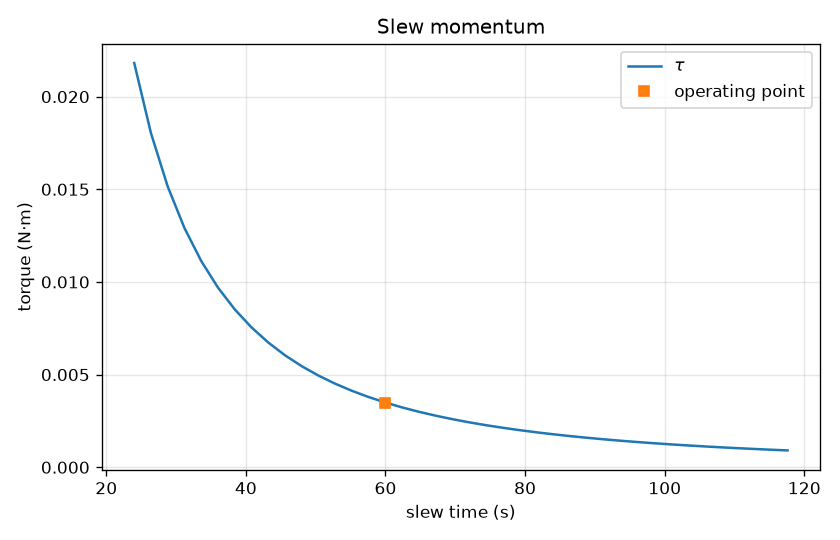

The script that drew this image:
#!/usr/bin/env python3
"""Rest-to-rest slew impulse, or disturbance momentum storage. Not both at once."""

from __future__ import annotations

import argparse
import math
import sys
import tempfile
from pathlib import Path

PLOT_TITLE = "Slew momentum"
SKILL_DIR = Path(__file__).resolve().parent
ASSUMPTIONS = (
    "slew mode is a rest-to-rest turn with equal acceleration and deceleration "
    "times about one principal axis, tau = 4*I*theta/t^2 and angular impulse "
    "2*I*theta/t, from dH/dt = L in NASA SP-8024; disturbance mode stores "
    "H = T*tau for one constant torque held over the stated duration; the two "
    "modes are separate runs"
)


def print_kv(key: str, value: object) -> None:
    if isinstance(value, float):
        text = f"{value:.8g}"
    else:
        text = str(value)
    print(f"{key}: {text}")


def slew_torque(inertia: float, angle: float, time_s: float) -> float:
    """rest_to_rest_slew_torque."""
    return 4.0 * inertia * angle / time_s ** 2


def slew_impulse(inertia: float, angle: float, time_s: float) -> float:
    """rest_to_rest_slew_impulse. Magnitude of one half-maneuver, I*delta_omega."""
    return 2.0 * inertia * angle / time_s


def disturbance_momentum(torque: float, duration_s: float) -> float:
    """disturbance_momentum_storage: H = T*tau."""
    return torque * duration_s


def emit(rows: list[tuple[str, float | str]], graph: Path | None) -> None:
    print_kv("assumptions", ASSUMPTIONS)
    for key, value in rows:
        print_kv(key, value)
    if graph is not None:
        print_kv("graph", str(graph))


def write_slew_plot(inertia: float, angle: float, time_s: float, out_path: Path) -> None:
    import matplotlib.pyplot as plt

    times = [time_s * (0.4 + 0.04 * i) for i in range(40)]
    torques = [slew_torque(inertia, angle, t) for t in times]
    fig, ax = plt.subplots(figsize=(7.0, 4.5))
    ax.plot(times, torques, color="C0", label=r"$\tau$")
    ax.plot(time_s, slew_torque(inertia, angle, time_s), "s", color="C1", label="operating point")
    ax.set_xlabel("slew time (s)")
    ax.set_ylabel("torque (N·m)")
    ax.set_title(PLOT_TITLE)
    ax.grid(True, alpha=0.3)
    ax.legend()
    fig.tight_layout()
    out_path.parent.mkdir(parents=True, exist_ok=True)
    fig.savefig(out_path, dpi=120)
    plt.close(fig)


def write_disturbance_plot(torque: float, duration_s: float, out_path: Path) -> None:
    import matplotlib.pyplot as plt

    durations = [duration_s * (0.2 + 0.05 * i) for i in range(30)]
    stored = [disturbance_momentum(torque, t) for t in durations]
    fig, ax = plt.subplots(figsize=(7.0, 4.5))
    ax.plot(durations, stored, color="C0", label=r"$H$")
    ax.plot(duration_s, disturbance_momentum(torque, duration_s), "s", color="C1", label="operating point")
    ax.set_xlabel("duration (s)")
    ax.set_ylabel("stored momentum (N·m·s)")
    ax.set_title(PLOT_TITLE)
    ax.grid(True, alpha=0.3)
    ax.legend()
    fig.tight_layout()
    out_path.parent.mkdir(parents=True, exist_ok=True)
    fig.savefig(out_path, dpi=120)
    plt.close(fig)


def run_check() -> int:
    def fail(msg: str) -> int:
        print(f"check: fail: {msg}", file=sys.stderr)
        return 1

    # 90 deg in 60 s with I = 2 kg m^2.
    inertia = 2.0
    angle = math.pi / 2.0
    time_s = 60.0
    tau = slew_torque(inertia, angle, time_s)
    impulse = slew_impulse(inertia, angle, time_s)
    if abs(tau - 4.0 * inertia * angle / time_s ** 2) > 1e-12:
        return fail("slew torque")
    if abs(impulse - tau * time_s / 2.0) > 1e-12:
        return fail("impulse is torque times half the slew time")
    # Peak rate is 2*theta/t, so impulse = I * peak rate.
    if abs(impulse - inertia * (2.0 * angle / time_s)) > 1e-12:
        return fail("impulse equals I times peak rate")
    # Disturbance: 1e-4 N m for one 5400 s orbit.
    stored = disturbance_momentum(1.0e-4, 5400.0)
    if abs(stored - 0.54) > 1e-12:
        return fail("disturbance momentum")
    code = main(["--inertia", "2", "--angle", "1", "--time", "10", "--torque", "1e-4", "--duration", "100"])
    if code == 0:
        return fail("mixed modes were accepted")
    with tempfile.TemporaryDirectory() as tmp:
        slew_path = Path(tmp) / "slew.png"
        dist_path = Path(tmp) / "dist.png"
        if main(["--inertia", "2", "--angle", str(angle), "--time", "60", "--out", str(slew_path)]) != 0:
            return fail("slew plot run")
        if main(["--torque", "1e-4", "--duration", "5400", "--out", str(dist_path)]) != 0:
            return fail("disturbance plot run")
        if slew_path.stat().st_size < 1000 or dist_path.stat().st_size < 1000:
            return fail("plot missing")
    print("check: pass")
    print_kv("tau_N_m", tau)
    print_kv("H_slew_N_m_s", impulse)
    print_kv("H_dist_N_m_s", stored)
    return 0


def parse_args(argv: list[str] | None = None) -> argparse.Namespace:
    parser = argparse.ArgumentParser(description="Slew impulse or disturbance momentum. One mode per run.")
    parser.add_argument("--inertia", type=float, default=None)
    parser.add_argument("--angle", type=float, default=None, help="slew angle [rad]")
    parser.add_argument("--time", type=float, default=None, help="slew time [s]")
    parser.add_argument("--torque", type=float, default=None, help="disturbance torque [N*m]")
    parser.add_argument("--duration", type=float, default=None, help="disturbance duration [s]")
    parser.add_argument("--out", type=Path, default=None)
    parser.add_argument("--check", action="store_true")
    return parser.parse_args(argv)


def main(argv: list[str] | None = None) -> int:
    args = parse_args(argv)
    if args.check:
        return run_check()
    slew_on = args.inertia is not None or args.angle is not None or args.time is not None
    dist_on = args.torque is not None or args.duration is not None
    if slew_on and dist_on:
        print("error: slew mode and disturbance mode are separate runs", file=sys.stderr)
        return 2
    if not slew_on and not dist_on:
        print("error: pass slew inputs or disturbance inputs", file=sys.stderr)
        return 2
    try:
        if slew_on:
            if None in (args.inertia, args.angle, args.time):
                raise ValueError("slew mode needs --inertia, --angle, and --time")
            if args.inertia <= 0.0 or args.angle <= 0.0 or args.time <= 0.0:
                raise ValueError("inertia, angle, and time must be positive")
            tau = slew_torque(args.inertia, args.angle, args.time)
            impulse = slew_impulse(args.inertia, args.angle, args.time)
            rows: list[tuple[str, float | str]] = [
                ("mode", "slew"),
                ("I_kg_m2", args.inertia),
                ("theta_rad", args.angle),
                ("t_s", args.time),
                ("tau_N_m", tau),
                ("H_N_m_s", impulse),
            ]
        else:
            if None in (args.torque, args.duration):
                raise ValueError("disturbance mode needs --torque and --duration")
            if args.duration <= 0.0:
                raise ValueError("--duration must be positive")
            stored = disturbance_momentum(args.torque, args.duration)
            rows = [
                ("mode", "disturbance"),
                ("T_N_m", args.torque),
                ("tau_s", args.duration),
                ("H_N_m_s", stored),
            ]
    except ValueError as exc:
        print(f"error: {exc}", file=sys.stderr)
        return 2
    graph = None
    if args.out is not None:
        try:
            if slew_on:
                write_slew_plot(args.inertia, args.angle, args.time, args.out)
            else:
                write_disturbance_plot(args.torque, args.duration, args.out)
        except Exception as exc:
            print(f"error: {exc}", file=sys.stderr)
            return 2
        graph = args.out
    emit(rows, graph)
    return 0


if __name__ == "__main__":
    sys.exit(main())
